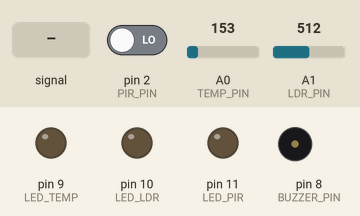
This sketch was run on a simulated Arduino Uno, built with avr-gcc and run on an emulated ATmega328P. Shown: output pins drawn as LEDs (lit = HIGH), buzzer (waves = sounding). Dashed ring = blinking. The inputs (shaded band) are chosen by the test bench; at power-on: A0 (TEMP_PIN) = 153, A1 (LDR_PIN) = 512, pin 2 (PIR_PIN) LOW. What the sketch prints to the serial monitor is not drawn.

Above: at 1.8 s.
1.9 s: A0 (TEMP_PIN) fed a 200 Hz sine of ±81 counts around its level
At 2.05 s:
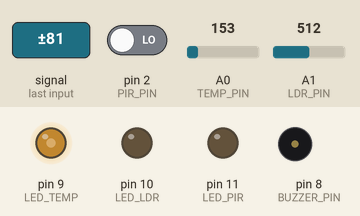
4.9 s: A0 (TEMP_PIN) set to 175
At 5.9 s:
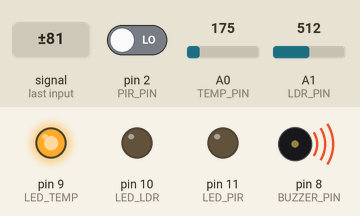
6.4 s: A1 (LDR_PIN) set to 490
At 7.4 s:
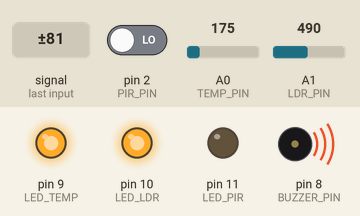
9.4 s: pin 2 (PIR_PIN) driven HIGH
At 10.25 s:
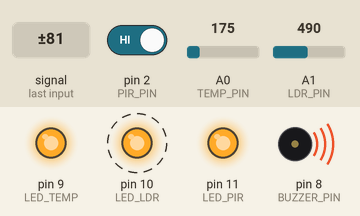
12.4 s: A0 (TEMP_PIN) set to 173
At 13.12 s:
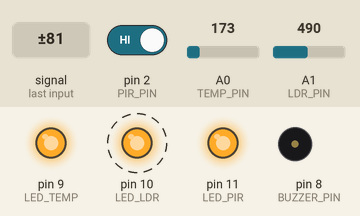
15.4 s: pin 2 (PIR_PIN) driven LOW
At 16.12 s:
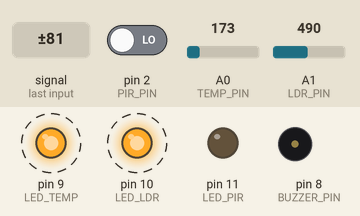
Timing chart, 0 to 19.4 s (numbered marks = the images above; inputs shaded):
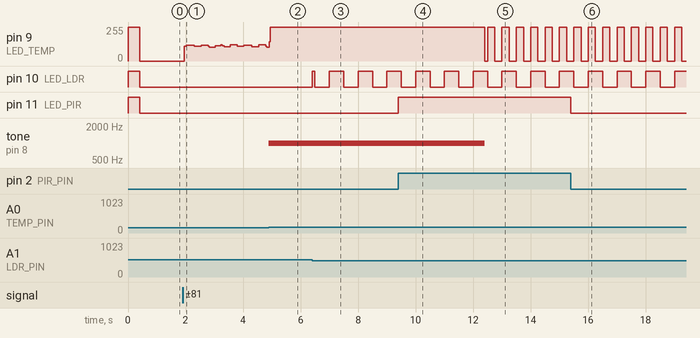

Measured:
- the behaviour switches between 500 and 499 on A1 (LDR_PIN) (found by bisection; images 2 and 3)
- the behaviour switches between 174 and 173 on A0 (TEMP_PIN) (found by bisection; images 4 and 5)
- after the input at 4.9 s, tone on pin 8 (BUZZER_PIN): silent → 1000 Hz at once
- after the input at 6.4 s, pin 10 (LED_LDR): LOW → HIGH at once, then repeats every 1.0 s: LOW 0.50 s, HIGH 0.50 s
- after the input at 9.4 s, pin 11 (LED_PIR): LOW → HIGH at once
- after the input at 12.4 s, pin 9 (LED_TEMP): 255/255 → 0/255 at once, then repeats every 0.50 s: 255/255 0.25 s, 0/255 0.25 s; tone on pin 8 (BUZZER_PIN): 1000 Hz → silent at once
- after the input at 15.4 s, pin 11 (LED_PIR): HIGH → LOW at once

The sketch:

sketch_extended.ino
```cpp
// ================================================================
// IoT Sensor-LED Control — EXTENDED VERSION
// Features: Multi-threshold, Buzzer support, Status LED, Uptime log
// ================================================================

#include <Arduino.h>

// ── Pin Definitions ─────────────────────────────────────────────
const int TEMP_PIN   = A0;
const int LDR_PIN    = A1;
const int PIR_PIN    = 2;
const int LED_TEMP   = 9;
const int LED_LDR    = 10;
const int LED_PIR    = 11;
const int BUZZER_PIN = 8;   // Optional piezo buzzer

// ── Multi-level Thresholds ───────────────────────────────────────
const float TEMP_WARN     = 28.0;   // °C — warning (LED flickers)
const float TEMP_CRITICAL = 35.0;   // °C — critical (buzzer + LED solid)
const int   LDR_DIM       = 500;    // ADC — dim light
const int   LDR_DARK      = 200;    // ADC — full darkness

// ── State Variables ──────────────────────────────────────────────
unsigned long lastPrint  = 0;
unsigned long bootTime   = 0;
int           eventCount = 0;

void setup() {
  Serial.begin(9600);
  bootTime = millis();

  pinMode(PIR_PIN,    INPUT);
  pinMode(LED_TEMP,   OUTPUT);
  pinMode(LED_LDR,    OUTPUT);
  pinMode(LED_PIR,    OUTPUT);
  pinMode(BUZZER_PIN, OUTPUT);

  // Boot self-test — flash all LEDs once
  digitalWrite(LED_TEMP, HIGH); digitalWrite(LED_LDR, HIGH); digitalWrite(LED_PIR, HIGH);
  delay(400);
  digitalWrite(LED_TEMP, LOW);  digitalWrite(LED_LDR, LOW);  digitalWrite(LED_PIR, LOW);

  Serial.println("╔══════════════════════════════════════╗");
  Serial.println("║  IoT Extended System — ONLINE        ║");
  Serial.println("║  Multi-threshold | Buzzer | Uptime   ║");
  Serial.println("╚══════════════════════════════════════╝");
}

void loop() {
  unsigned long now = millis();

  // ── Sensor Reads ────────────────────────────────────────────
  int   rawADC       = analogRead(TEMP_PIN);
  float voltage      = rawADC * (5.0 / 1023.0);
  float tempC        = (voltage - 0.5) * 100.0;
  int   ldrValue     = analogRead(LDR_PIN);
  bool  motionHigh   = (digitalRead(PIR_PIN) == HIGH);

  // ── Temperature Logic (multi-level) ─────────────────────────
  if (tempC >= TEMP_CRITICAL) {
    digitalWrite(LED_TEMP, HIGH);
    tone(BUZZER_PIN, 1000, 200);          // short beep
  } else if (tempC >= TEMP_WARN) {
    // Flicker the LED for warning
    digitalWrite(LED_TEMP, (now / 250) % 2 == 0 ? HIGH : LOW);
    noTone(BUZZER_PIN);
  } else {
    digitalWrite(LED_TEMP, LOW);
    noTone(BUZZER_PIN);
  }

  // ── Light Logic (two levels) ─────────────────────────────────
  if (ldrValue < LDR_DARK) {
    digitalWrite(LED_LDR, HIGH);         // full night mode
  } else if (ldrValue < LDR_DIM) {
    digitalWrite(LED_LDR, (now / 500) % 2 == 0 ? HIGH : LOW);  // dim flicker
  } else {
    digitalWrite(LED_LDR, LOW);
  }

  // ── Motion Logic ─────────────────────────────────────────────
  if (motionHigh) {
    digitalWrite(LED_PIR, HIGH);
    eventCount++;
  } else {
    digitalWrite(LED_PIR, LOW);
  }

  // ── Serial Output (every 500 ms) ─────────────────────────────
  if (now - lastPrint >= 500) {
    lastPrint = now;
    unsigned long upSec = (now - bootTime) / 1000;
    Serial.print("[");
    Serial.print(upSec);
    Serial.print("s] Temp:");
    Serial.print(tempC, 1);
    Serial.print("C | LDR:");
    Serial.print(ldrValue);
    Serial.print(" | Motion:");
    Serial.print(motionHigh ? "YES" : "NO ");
    Serial.print(" | Events:");
    Serial.println(eventCount);
  }
}
```
